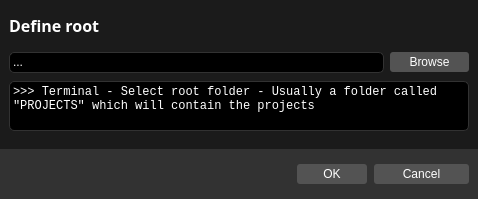
<?xml version="1.0" encoding="UTF-8"?>
<ui version="4.0">
 <class>cioxo_defineRoot</class>
 <widget class="QDialog" name="cioxo_defineRoot">
  <property name="geometry">
   <rect>
    <x>0</x>
    <y>0</y>
    <width>478</width>
    <height>199</height>
   </rect>
  </property>
  <property name="windowTitle">
   <string>Dialog</string>
  </property>
  <property name="styleSheet">
   <string notr="true">background-color: rgb(27, 27, 27);</string>
  </property>
  <layout class="QVBoxLayout" name="verticalLayout_3">
   <property name="spacing">
    <number>0</number>
   </property>
   <property name="leftMargin">
    <number>0</number>
   </property>
   <property name="topMargin">
    <number>0</number>
   </property>
   <property name="rightMargin">
    <number>0</number>
   </property>
   <property name="bottomMargin">
    <number>0</number>
   </property>
   <item>
    <widget class="QFrame" name="frame_all">
     <property name="frameShape">
      <enum>QFrame::NoFrame</enum>
     </property>
     <property name="frameShadow">
      <enum>QFrame::Plain</enum>
     </property>
     <property name="lineWidth">
      <number>0</number>
     </property>
     <layout class="QVBoxLayout" name="verticalLayout">
      <property name="spacing">
       <number>0</number>
      </property>
      <property name="leftMargin">
       <number>0</number>
      </property>
      <property name="topMargin">
       <number>0</number>
      </property>
      <property name="rightMargin">
       <number>0</number>
      </property>
      <property name="bottomMargin">
       <number>0</number>
      </property>
      <item>
       <widget class="QFrame" name="frame_title">
        <property name="minimumSize">
         <size>
          <width>0</width>
          <height>50</height>
         </size>
        </property>
        <property name="maximumSize">
         <size>
          <width>16777215</width>
          <height>50</height>
         </size>
        </property>
        <property name="styleSheet">
         <string notr="true"/>
        </property>
        <property name="frameShape">
         <enum>QFrame::NoFrame</enum>
        </property>
        <property name="frameShadow">
         <enum>QFrame::Plain</enum>
        </property>
        <property name="lineWidth">
         <number>0</number>
        </property>
        <layout class="QHBoxLayout" name="horizontalLayout_6" stretch="0,0">
         <property name="spacing">
          <number>6</number>
         </property>
         <property name="leftMargin">
          <number>9</number>
         </property>
         <property name="topMargin">
          <number>0</number>
         </property>
         <property name="rightMargin">
          <number>9</number>
         </property>
         <property name="bottomMargin">
          <number>0</number>
         </property>
         <item>
          <widget class="QLabel" name="label_createProject">
           <property name="font">
            <font>
             <family>Source Sans Pro</family>
             <pointsize>12</pointsize>
             <weight>75</weight>
             <bold>true</bold>
            </font>
           </property>
           <property name="styleSheet">
            <string notr="true">color:white;</string>
           </property>
           <property name="text">
            <string>Define root</string>
           </property>
           <property name="alignment">
            <set>Qt::AlignLeading|Qt::AlignLeft|Qt::AlignVCenter</set>
           </property>
          </widget>
         </item>
         <item>
          <spacer name="spacer">
           <property name="orientation">
            <enum>Qt::Horizontal</enum>
           </property>
           <property name="sizeHint" stdset="0">
            <size>
             <width>40</width>
             <height>20</height>
            </size>
           </property>
          </spacer>
         </item>
        </layout>
       </widget>
      </item>
      <item>
       <widget class="QFrame" name="frame_input">
        <property name="frameShape">
         <enum>QFrame::NoFrame</enum>
        </property>
        <property name="frameShadow">
         <enum>QFrame::Plain</enum>
        </property>
        <property name="lineWidth">
         <number>0</number>
        </property>
        <layout class="QHBoxLayout" name="horizontalLayout">
         <property name="spacing">
          <number>6</number>
         </property>
         <property name="leftMargin">
          <number>9</number>
         </property>
         <property name="topMargin">
          <number>0</number>
         </property>
         <property name="rightMargin">
          <number>9</number>
         </property>
         <property name="bottomMargin">
          <number>6</number>
         </property>
         <item>
          <widget class="QLabel" name="label_file">
           <property name="minimumSize">
            <size>
             <width>375</width>
             <height>21</height>
            </size>
           </property>
           <property name="maximumSize">
            <size>
             <width>375</width>
             <height>21</height>
            </size>
           </property>
           <property name="font">
            <font>
             <family>Segoe UI</family>
             <pointsize>9</pointsize>
            </font>
           </property>
           <property name="cursor">
            <cursorShape>IBeamCursor</cursorShape>
           </property>
           <property name="styleSheet">
            <string notr="true">
	color: rgb(255, 255, 255);
	background-color: rgb(0, 0, 0);
	border-style: solid;
    border-width: 1px;
	border-radius: 5px;
	border-color: rgb(50, 50, 50);
</string>
           </property>
           <property name="text">
            <string>...</string>
           </property>
           <property name="textInteractionFlags">
            <set>Qt::LinksAccessibleByMouse|Qt::TextEditable|Qt::TextEditorInteraction|Qt::TextSelectableByKeyboard|Qt::TextSelectableByMouse</set>
           </property>
          </widget>
         </item>
         <item>
          <widget class="QPushButton" name="button_browse">
           <property name="minimumSize">
            <size>
             <width>75</width>
             <height>20</height>
            </size>
           </property>
           <property name="maximumSize">
            <size>
             <width>16777215</width>
             <height>20</height>
            </size>
           </property>
           <property name="font">
            <font>
             <family>Segoe UI</family>
             <pointsize>9</pointsize>
            </font>
           </property>
           <property name="styleSheet">
            <string notr="true">QPushButton
{
	background-color: rgb(83, 83, 83);
	color: rgb(255, 255, 255);
	border-radius: 3px;
}
QPushButton:hover:!pressed
{
	background-color: rgb(100, 100, 100);
}</string>
           </property>
           <property name="text">
            <string>Browse</string>
           </property>
          </widget>
         </item>
        </layout>
       </widget>
      </item>
      <item>
       <widget class="QFrame" name="frame_informations">
        <property name="styleSheet">
         <string notr="true"/>
        </property>
        <property name="frameShape">
         <enum>QFrame::NoFrame</enum>
        </property>
        <property name="frameShadow">
         <enum>QFrame::Plain</enum>
        </property>
        <layout class="QVBoxLayout" name="verticalLayout_4">
         <property name="leftMargin">
          <number>9</number>
         </property>
         <property name="topMargin">
          <number>0</number>
         </property>
         <property name="rightMargin">
          <number>9</number>
         </property>
         <property name="bottomMargin">
          <number>18</number>
         </property>
         <item>
          <widget class="QLabel" name="label_informations">
           <property name="minimumSize">
            <size>
             <width>0</width>
             <height>50</height>
            </size>
           </property>
           <property name="maximumSize">
            <size>
             <width>16777215</width>
             <height>16777215</height>
            </size>
           </property>
           <property name="font">
            <font>
             <family>Consolas</family>
            </font>
           </property>
           <property name="cursor">
            <cursorShape>IBeamCursor</cursorShape>
           </property>
           <property name="styleSheet">
            <string notr="true">QLabel
{
	color: rgb(255, 255, 255);
	background-color: rgb(0, 0, 0);
	border-style: solid;
    border-width: 1px;
	border-radius: 5px;
	border-color: rgb(50, 50, 50);
}</string>
           </property>
           <property name="frameShape">
            <enum>QFrame::StyledPanel</enum>
           </property>
           <property name="text">
            <string>&gt;&gt;&gt; Terminal - Select root folder - Usually a folder called &quot;PROJECTS&quot; which will contain the projects</string>
           </property>
           <property name="alignment">
            <set>Qt::AlignLeading|Qt::AlignLeft|Qt::AlignTop</set>
           </property>
           <property name="wordWrap">
            <bool>true</bool>
           </property>
           <property name="margin">
            <number>9</number>
           </property>
           <property name="textInteractionFlags">
            <set>Qt::LinksAccessibleByMouse|Qt::TextSelectableByKeyboard|Qt::TextSelectableByMouse</set>
           </property>
          </widget>
         </item>
        </layout>
       </widget>
      </item>
      <item>
       <widget class="QFrame" name="frame_choice">
        <property name="minimumSize">
         <size>
          <width>0</width>
          <height>50</height>
         </size>
        </property>
        <property name="maximumSize">
         <size>
          <width>16777215</width>
          <height>50</height>
         </size>
        </property>
        <property name="styleSheet">
         <string notr="true">	background-color: rgb(50, 50, 50);</string>
        </property>
        <property name="frameShape">
         <enum>QFrame::NoFrame</enum>
        </property>
        <property name="frameShadow">
         <enum>QFrame::Plain</enum>
        </property>
        <property name="lineWidth">
         <number>0</number>
        </property>
        <layout class="QHBoxLayout" name="horizontalLayout_9">
         <property name="spacing">
          <number>6</number>
         </property>
         <property name="leftMargin">
          <number>9</number>
         </property>
         <property name="topMargin">
          <number>0</number>
         </property>
         <property name="rightMargin">
          <number>9</number>
         </property>
         <property name="bottomMargin">
          <number>0</number>
         </property>
         <item>
          <spacer name="spacer_project">
           <property name="orientation">
            <enum>Qt::Horizontal</enum>
           </property>
           <property name="sizeType">
            <enum>QSizePolicy::Fixed</enum>
           </property>
           <property name="sizeHint" stdset="0">
            <size>
             <width>10</width>
             <height>0</height>
            </size>
           </property>
          </spacer>
         </item>
         <item>
          <widget class="QLabel" name="label_separator">
           <property name="font">
            <font>
             <family>Source Sans Pro</family>
             <pointsize>12</pointsize>
             <weight>75</weight>
             <bold>true</bold>
            </font>
           </property>
           <property name="styleSheet">
            <string notr="true">color: rgb(255, 255, 255);</string>
           </property>
           <property name="text">
            <string/>
           </property>
           <property name="alignment">
            <set>Qt::AlignLeading|Qt::AlignLeft|Qt::AlignVCenter</set>
           </property>
          </widget>
         </item>
         <item>
          <widget class="QPushButton" name="button_ok">
           <property name="maximumSize">
            <size>
             <width>70</width>
             <height>20</height>
            </size>
           </property>
           <property name="font">
            <font>
             <family>Segoe UI</family>
             <pointsize>9</pointsize>
             <weight>50</weight>
             <bold>false</bold>
            </font>
           </property>
           <property name="styleSheet">
            <string notr="true">QPushButton
{
	background-color: rgb(83, 83, 83);
	color: rgb(255, 255, 255);
	border-radius: 3px;
}
QPushButton:hover:!pressed
{
	background-color: rgb(100, 100, 100);
}</string>
           </property>
           <property name="text">
            <string>OK</string>
           </property>
          </widget>
         </item>
         <item>
          <spacer name="spacer_buttons">
           <property name="orientation">
            <enum>Qt::Horizontal</enum>
           </property>
           <property name="sizeType">
            <enum>QSizePolicy::Fixed</enum>
           </property>
           <property name="sizeHint" stdset="0">
            <size>
             <width>1</width>
             <height>20</height>
            </size>
           </property>
          </spacer>
         </item>
         <item>
          <widget class="QPushButton" name="button_cancel">
           <property name="minimumSize">
            <size>
             <width>0</width>
             <height>20</height>
            </size>
           </property>
           <property name="maximumSize">
            <size>
             <width>95</width>
             <height>20</height>
            </size>
           </property>
           <property name="font">
            <font>
             <family>Segoe UI</family>
             <pointsize>9</pointsize>
             <weight>50</weight>
             <bold>false</bold>
            </font>
           </property>
           <property name="styleSheet">
            <string notr="true">QPushButton
{
	background-color: rgb(83, 83, 83);
	color: rgb(255, 255, 255);
	border-radius: 3px;
}
QPushButton:hover:!pressed
{
	background-color: rgb(100, 100, 100);
}</string>
           </property>
           <property name="text">
            <string>Cancel</string>
           </property>
          </widget>
         </item>
        </layout>
       </widget>
      </item>
     </layout>
    </widget>
   </item>
  </layout>
 </widget>
 <resources/>
 <connections/>
</ui>
